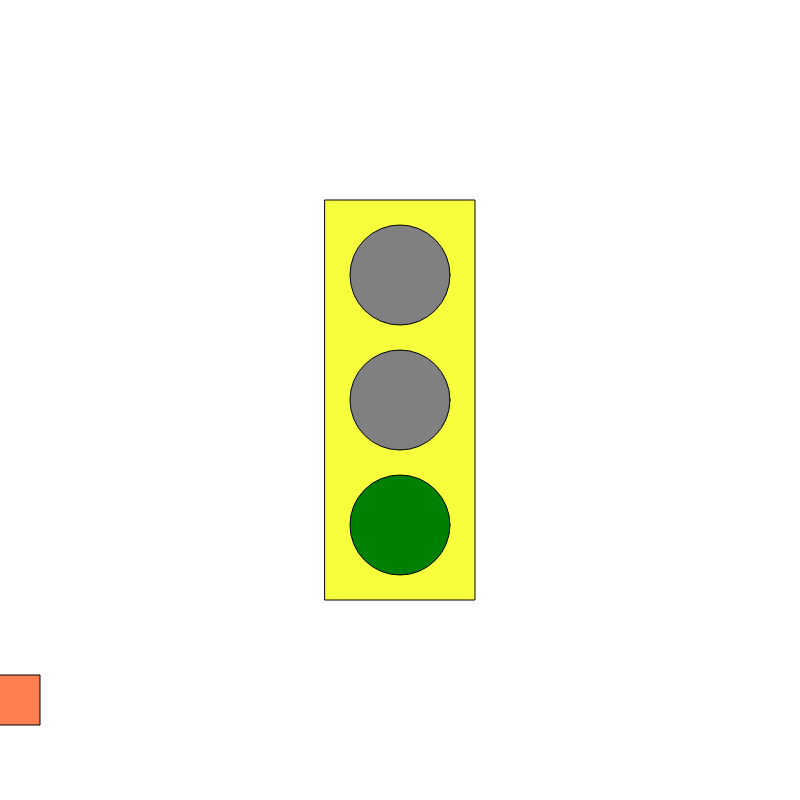
Frame 1 (no input)
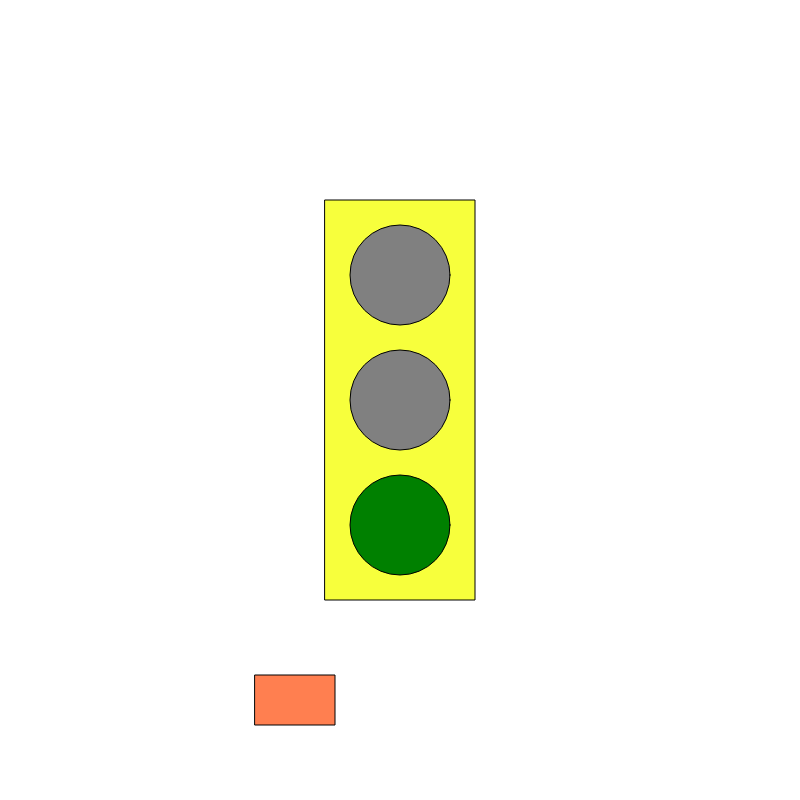
Frame 60 (no input)
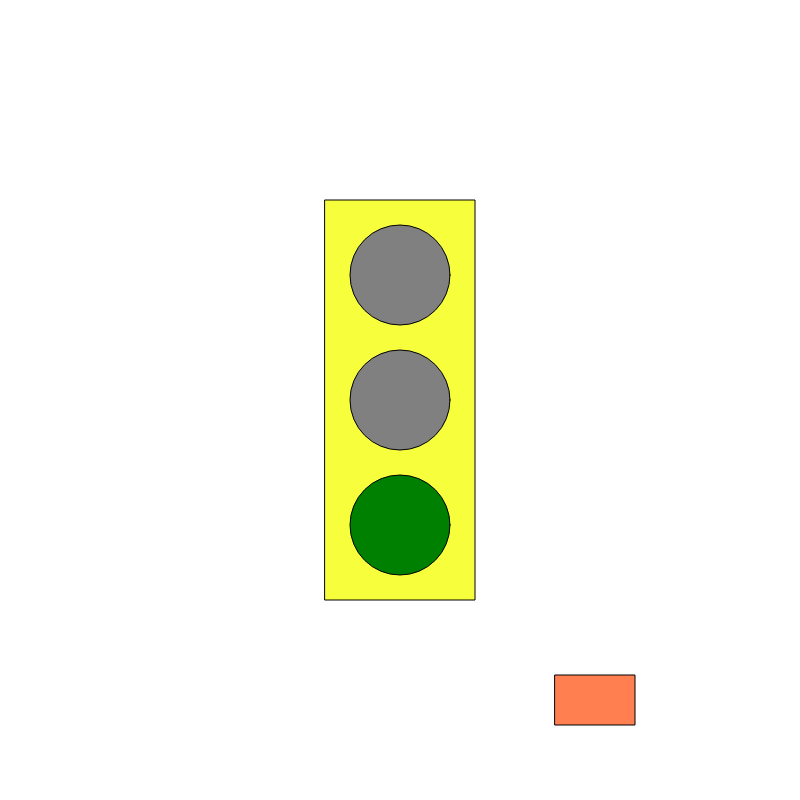
Frame 120 (the mouse pressed at the canvas centre since frame 60)

The p5.js sketch that drew these frames (run headless with seeded random() and noise() and a simulated clock; from frame 60 on, the mouse is pressed at the canvas centre):

// p5.js sketch
// ── sketch.js
var myState = 0;
var timer = 200;
var x=0;
var velocity=5;

function setup() {
  // put setup code here
  createCanvas(800, 800);
  rectMode(CENTER);
  ellipseMode(CENTER);

}

function draw() {
  // put drawing code here
  background(255);
  fill('#F7FF3C');
  rect(width / 2, height / 2, 150, 400);

  switch (myState) {
    case 0: // green state
      fill('grey');
      ellipse(width / 2, height / 2 - 125, 100, 100); // top circle
      ellipse(width / 2, height / 2, 100, 100); // middle

      fill('green');
      ellipse(width / 2, height / 2 + 125, 100, 100); // bottom
      doTimer(1,50);
      velocity=5;


      break;

    case 1: // yellow state      fill('grey');

      fill('grey');
      ellipse(width / 2, height / 2 - 125, 100, 100); // top circle
      ellipse(width / 2, height / 2 + 125, 100, 100); // bottom

      fill('yellow');
      ellipse(width / 2, height / 2, 100, 100); // middle
      doTimer(2,100);
      velocity=2;

      break;

    case 2: // red state
      fill('red');
      ellipse(width / 2, height / 2 - 125, 100, 100); // top circle

      fill('grey');
      ellipse(width / 2, height / 2, 100, 100); // middle
      ellipse(width / 2, height / 2 + 125, 100, 100); // bottom
      doTimer(0,200);
      velocity=0;

      break;
  }
  fill('coral');
  rect(x, height-100,80,50);
  x=x+velocity;
  if(x>width){
    x=0;
  }

}
function doTimer(variableState,variableTimer){
  timer--;
if(timer<=0){
  myState=variableState;
  timer=variableTimer;}
}
